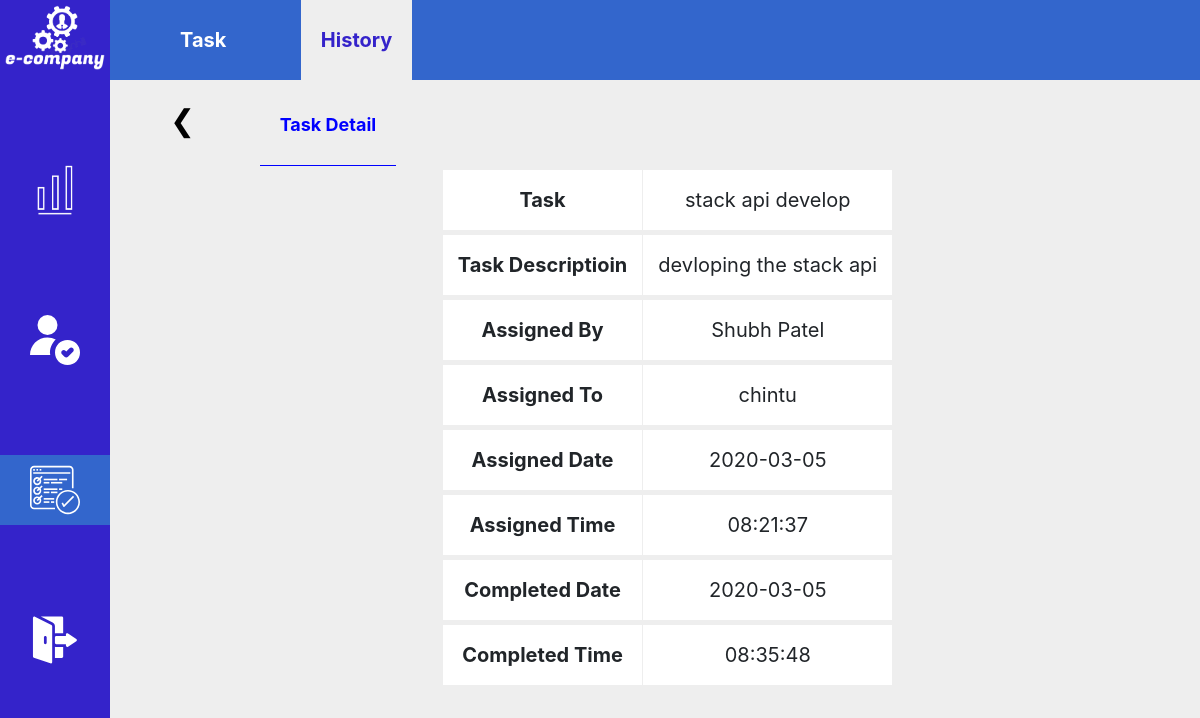
/employee/viewhistory.php?id=27 (signed in), run on the app's committed database.
### tables this page shows
CREATE TABLE `historytab` (
  `h_id` int(15) NOT NULL,
  `h_taskname` varchar(30) NOT NULL,
  `h_taskdesc` varchar(300) NOT NULL,
  `h_taskid` int(15) NOT NULL,
  `h_assigndate` date NOT NULL,
  `h_assigntime` time NOT NULL,
  `h_comdate` date NOT NULL,
  `h_comtime` time NOT NULL,
  `h_assignbyid` int(15) NOT NULL,
  `h_assignbyname` varchar(30) NOT NULL,
  `h_assigntoid` int(15) NOT NULL,
  `h_assigntoname` varchar(30) NOT NULL,
  `h_status` varchar(15) NOT NULL
);

### employee/viewhistory.php (the view, shortened to what this page needs)
<?php
    include '../forset.php';
    $s_query = "SELECT * FROM historytab WHERE h_taskid = '".$_GET['id']."';";
    $q_run = mysqli_query($conn, $s_query);
    $row = mysqli_fetch_array($q_run);
    $taskname = $row['h_taskname'];
    $taskdesc = $row['h_taskdesc'];
    $assignby = $row['h_assignbyname'];
    $assignto = $row['h_assigntoname'];
    $dateassign = $row['h_assigndate'];
    $timeassign = $row['h_assigntime'];
    $comdate = $row['h_comdate'];
    $comtime = $row['h_comtime'];
?>
<!DOCTYPE html>
<html lang="en">
    <head>
        <link rel="stylesheet" href="../css/da.css">
        <link rel="stylesheet" href="https://stackpath.bootstrapcdn.com/bootstrap/4.4.1/css/bootstrap.min.css">
    </head>
    <body style="background-color: #EEEEEE;">
        <div class="fpilore">
            <center>
                <img src="../image/logo1.png" alt="noimage" class="dlogo">
            </center>
            <center>
                <a href="shiftemp.php">
                    <li class="fbut" title="Modules">
                        <img src="../image/p1.png" alt="nobutton" class="fbutim" >
                    </li>
                </a>
            </center>
            <center>
                <a href="E_dashboard.php">
                    <li class="fbut" title="User Profile">
                        <img src="../image/p2.svg" alt="nobutton" class="fbutim">
                    </li>
                </a>
            </center>
            <center>
                <a href="taskmanager.php">
                    <li class="fbut" title="Task Manager" style="background-color: #3366CC;">
                        <img src="../image/p4.svg" alt="nobutton" class="fbutim">
                    </li>
                </a>
            </center>
            <center>
                <a href="../logout.php">
                    <li class="fbut" title="Logout">
                        <img src="../image/p3.svg" alt="nobutton" class="fbutim">
                    </li>
                </a>
            </center>
        </div>
        <div class="module">
            <a href="taskmanager.php"><li class="modany">Task</li></a>
            <a href="historytask.php"><li class="modany" style="background-color: #EEEEEE; color: #3423CA;">History</li></a>
        </div>
        <div class="module1">
            <a href="historytask.php"><li class="modany1" style="font-size : 30px;"><span>&#10094;</span></li></a>
            <li class="modany1" style="font-weight : bolder; color : blue; border-bottom : 1px solid blue">Task Detail</li>
        </div>
        <div class="ghar">
            <center>
                <table class="csgo">
                    <tr class="jinda">
                        <td class="csgohd">Task</td>
                        <td class="csgohd1"><?php echo $taskname ?></td>
                    </tr>
                    <tr class="jinda">
                        <td class="csgohd">Task Descriptioin</td>
                        <td class="csgohd1"><?php echo $taskdesc ?></td>
                    </tr>
                    <tr class="jinda">
                        <td class="csgohd">Assigned By</td>
                        <td class="csgohd1"><?php echo $assignby ?></td>
                    </tr>
                    <tr class="jinda">
                        <td class="csgohd">Assigned To</td>
                        <td class="csgohd1"><?php echo $assignto ?></td>
                    </tr>
                    <tr class="jinda">
                        <td class="csgohd">Assigned Date</td>
                        <td class="csgohd1"><?php echo $dateassign ?></td>
                    </tr>
                    <tr class="jinda">
                        <td class="csgohd">Assigned Time</td>
                        <td class="csgohd1"><?php echo $timeassign ?></td>
                    </tr>
                    <tr class="jinda">
                        <td class="csgohd">Completed Date</td>
                        <td class="csgohd1"><?php echo $comdate ?></td>
                    </tr>
                    <tr class="jinda">
                        <td class="csgohd">Completed Time</td>
                        <td class="csgohd1"><?php echo $comtime ?></td>
                    </tr>
                </table>
            </center>
        </div>
    </body>
</html>

### css/da.css (style rules this page uses)
* { margin: 0px; padding: 0px; }
.fpilore { background-color: #3423CA; color: white; height: 100vh; width: 110px; float: left; position: fixed; z-index: 999; }
.dlogo { width: 100px; margin: 5px; }
.fbut { margin-top: 80px; list-style-type: none; padding: 10px; cursor: pointer; background-color: #3423ca; }
.fbutim { height: 50px; }
.module { position: fixed; margin-left: 110px; width: 100%; height: 10vh; background-color: #3366CC; line-height: 10vh; float: left; display: block; z-index: 998; }
.module1 { position: fixed; margin-top: 10vh; margin-left: 110px; height: 10vh; line-height: 10vh; float: left; display: block; background-color: #EEEEEE; }
.modany { display: inline-block; cursor: pointer; list-style-type: none; color: white; font-weight: bolder; font-size: 20px; margin-left: 50px; padding-right: 20px; padding-left: 20px; transition: all 0.5s; }
.modany1 { display: inline-block; cursor: pointer; list-style-type: none; color: black; font-size: 18px; margin-left: 40px; padding-right: 20px; padding-left: 20px; transition: all 0.5s; }
.ghar { margin-left: 110px; float: left; width: 93%; background-color: #EEEEEE; }
.csgo { margin-top: 170px; font-size: 20px; background-color: white; }
.jinda { text-align: center; border-bottom-style: solid; border-bottom-width: 5px; border-bottom-color: #EEEEEE; }
.csgohd { padding: 15px; font-weight: bolder; border-right-width: 1px; border-right-style: solid; border-right-color: #EEEEEE; }
.csgohd1 { padding: 15px; border-right-width: 1px; border-right-style: solid; border-right-color: #EEEEEE; }

### data on the page
historytab: h_taskname "stack api develop", h_taskdesc "devloping the stack api", h_assignbyname "Shubh Patel", h_assigntoname "chintu", h_assigndate "2020-03-05", h_assigntime "08:21:37", h_comdate "2020-03-05", h_comtime "08:35:48"
